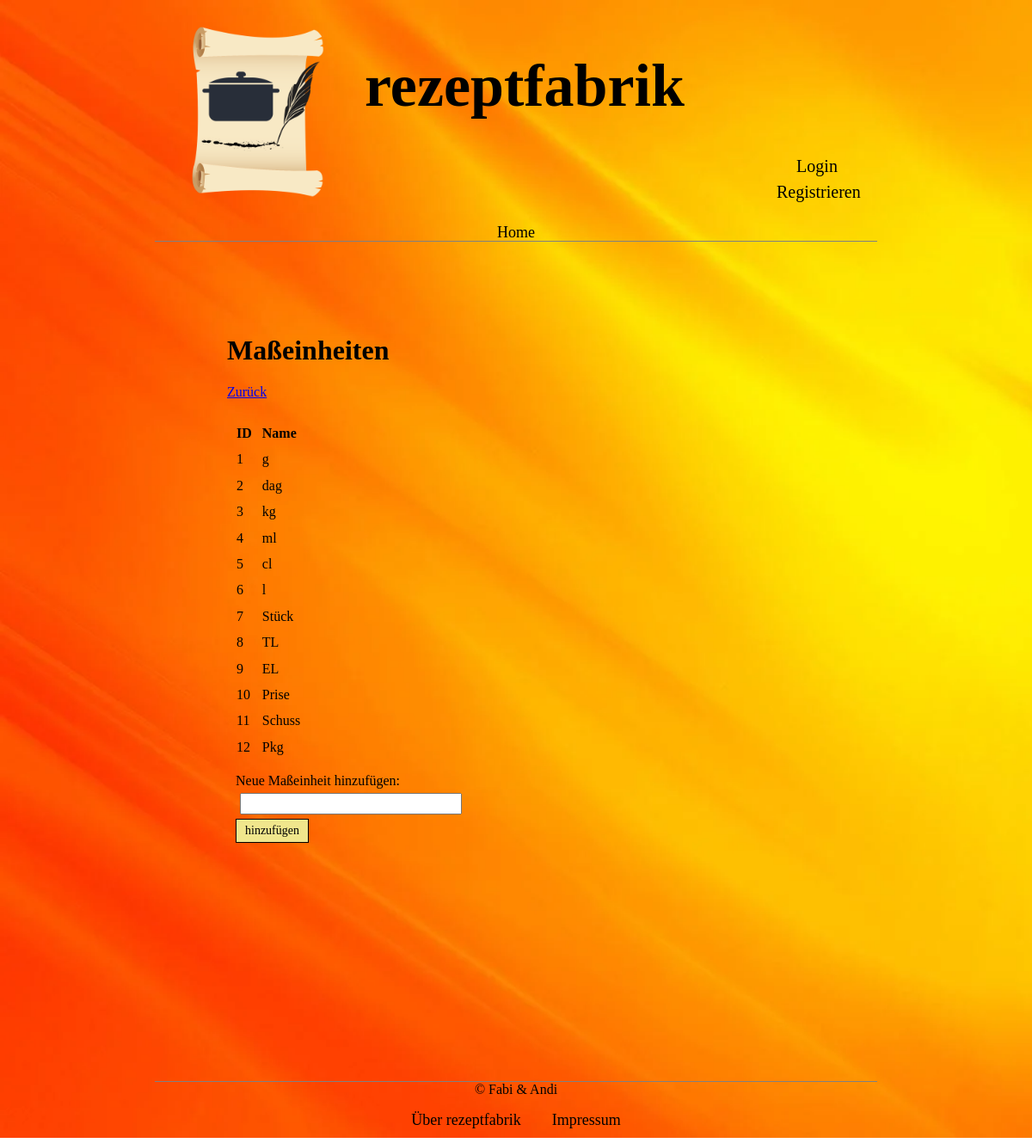
Screenshot of /admin.unitofmeasurement.php with the database file from the repository.
### tables this page shows
CREATE TABLE unit_of_measurement
(
    id   INTEGER AUTO_INCREMENT,
    name VARCHAR(15),
    PRIMARY KEY (id)
);

### manager/measuringunitmanager.php (called while the page is built, shortened)
<?php
require_once __DIR__ . '/../model/unit_of_measurement.php';
class MeasuringUnitManager
{
    private PDO $conn;
    public function __construct(PDO $connection)
    {
        $this->conn = $connection;
    }
    function getMeasuringUnits(): array
    {
        $result = $this->conn->query('SELECT * FROM unit_of_measurement');
        $measurementUnits = [];
        while ($row = $result->fetch()) {
            $measurementUnits[] = new Unit_of_Measurement($row['id'], $row['name']);
        }
        return $measurementUnits;
    }
}

### model/unit_of_measurement.php (called while the page is built, shortened)
<?php
class Unit_Of_Measurement
{
    public int $id;
    public string $name;
    public function __construct(int $id, string $name)
    {
        $this->id = $id;
        $this->name = $name;
    }
    public function getId(): int
    {
        return $this->id;
    }
    public function getName(): string
    {
        return $this->name;
    }
}

### admin.unitofmeasurement.php (the view, shortened to what this page needs)
<?php
require_once 'inc/maininclude.php';
?>
<!DOCTYPE HTML>
<html lang="de">
<head>
    <link rel="stylesheet" href="css/style.css"/>
</head>
<body>
<div class="body">
    <header>
        <?php
        include "inc/header.php";
        include "inc/navbar.php";
        ?>
    </header>
    <div class="content">
        <h1>Maßeinheiten</h1>
        <a href="admin.index.php">Zurück</a>
        <br/><br/>
        <?php
        $unitofmeasurements = $measuringUnitManager->getMeasuringUnits();
        if (count($unitofmeasurements) == 0) {
            echo '<p> Noch keine Maßeinheiten vorhanden. </p>';
        } else {
            echo " <table class='admin_table'>
                    <tr>
                        <th>ID</th>
                        <th>Name</th>
                    </tr>";
        }
        foreach ($unitofmeasurements as $unitofmeasurement) {
            $id = $unitofmeasurement->getId();
            $name = $unitofmeasurement->getName();
            echo "  <tr>
                       <td>" . $id . "</td>
                        <td>" . $name . "</td>
                        </td>
                   </tr>";
        }
        echo "</table>
          <form action='admin.unitofmeasurement.php' method='POST'>
        <div>
            <label for='name'>Neue Maßeinheit hinzufügen:</label>
            <input type='text' name='name' id='name'>
            <button name='add'>hinzufügen</button>
        </div>
           </form>";
        ?>
    </div>
    <?php
    include "inc/footer.php";
    ?>
</div>
</body>
</html>

### css/style.css (style rules this page uses)
* { font-family: Verdana, Tahoma, Arial sans-serif; }
.body { font-size: 16px; max-width: 1200px; margin: 0 auto; width: 70%; min-height: 1200px; max-height: 6000px; background-image: url(../img/background.jpeg); background-size: cover; padding-left: 15%; padding-right: 15%; padding-bottom: 10px; }
header { border-bottom: 1px solid grey; margin-bottom: 8px; width: 100%; height: 280px; display: inline-block; text-align: center; }
.content { width: 80%; min-height: 850px; max-height: 3500px; margin-top: 100px; padding-left: 10%; padding-right: 10%; padding-bottom: 10px; }
form { margin: 10px; }
form input { display: block; width: 250px; margin: 5px; }
.admin_table { text-align: left; border-spacing: 10px; }
button, .button { background-color: khaki; border: 1px solid black; color: black; font-size: 14px; padding: 5px 10px; text-decoration: none; }

### rows the page displays
unit_of_measurement: id "1", name "g"
unit_of_measurement: id "2", name "dag"
unit_of_measurement: id "3", name "kg"
unit_of_measurement: id "4", name "ml"
unit_of_measurement: id "5", name "cl"
unit_of_measurement: id "6", name "l"
unit_of_measurement: id "7", name "Stück"
unit_of_measurement: id "8", name "TL"
unit_of_measurement: id "9", name "EL"
unit_of_measurement: id "10", name "Prise"
unit_of_measurement: id "11", name "Schuss"
unit_of_measurement: id "12", name "Pkg"
